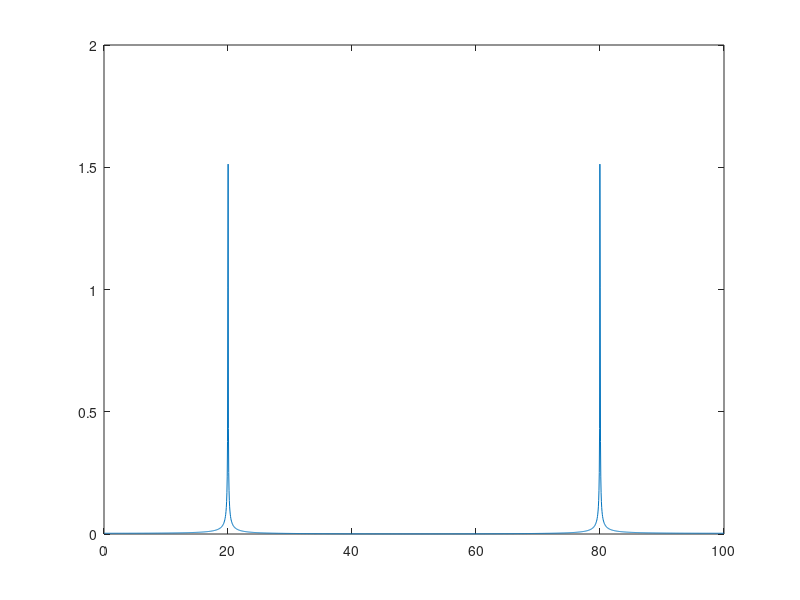

Write the MATLAB code that produced this figure.
clear all
clc
%-----------------------------------------
%IKA MAULITA
N=2048; %punya sinyal dengan panjang 2048
f=20; %tidak boleh lebih besar dari fs (aliasing)
fs=100;
t=0:1/fs:(N-1)/fs
y1=2*sin(2*pi*f*t); %rumus gelombang a sin w t
plot (t,y1);
%----------------------------------------

delta_t=1/fs
%---------------------------DFT
n=(1:1:N)'; %1 ditengah merupakan increment atau beda
m=1:1:N;
mn=n*m; 
W=exp(-i*mn*2*pi/N); %rumus DFT
%===================Misal kita punya sinyal f(x);
y1=y1';
Cn=W*y1; %y harus matriks berdiri (baris)
Xf=(2/N)*abs(Cn);
f=fs/N*m;
plot(f,Xf);

